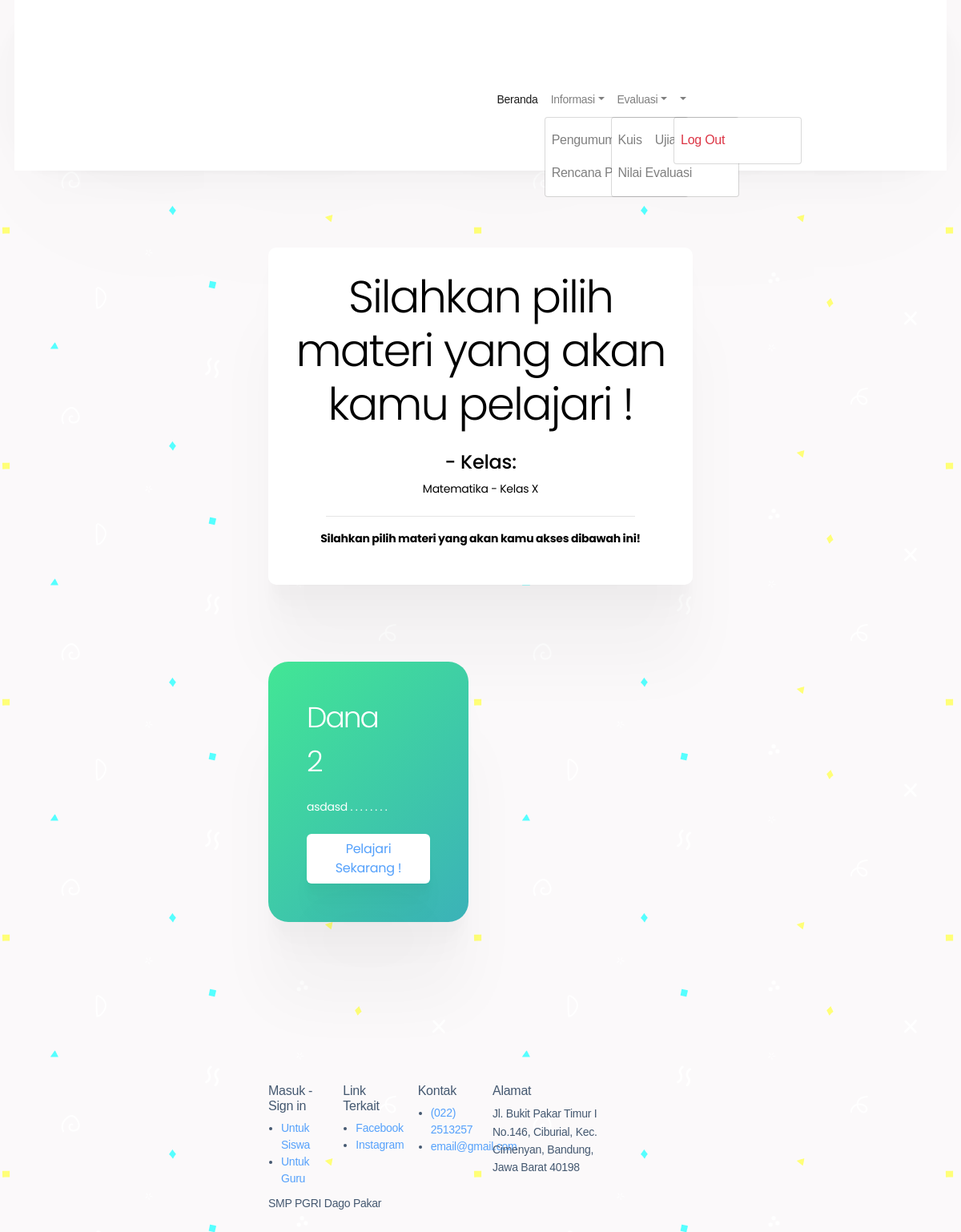
The page /index.php/materi/matematika_vii on the database its author committed.
### tables this page shows
CREATE TABLE `materi` (
  `id_materi` varchar(10) NOT NULL,
  `nama_guru` varchar(100) NOT NULL,
  `nama_materi` varchar(100) NOT NULL,
  `gambar` varchar(128) NOT NULL,
  `video` varchar(128) NOT NULL,
  `deskripsi` text NOT NULL,
  `kelas` varchar(4) NOT NULL,
  `kurikulum` varchar(30) NOT NULL,
  `id_tahunajaran` int(8) NOT NULL
);

### application/controllers/Materi.php (called while the page is built, shortened)
<?php
class Materi extends CI_Controller
{
    public function __construct()
    {
        $this->load->library('form_validation');
    }
    public function matematika_vii()
    {
        $this->load->model('m_materi');
        $data['materi'] = $this->m_materi->matematika_vii()->result();
        $data['user'] = $this->db->get_where('data_siswa', ['email' =>
            $this->session->userdata('email')])->row_array();
        $this->load->view('template/nav_user');
        $this->load->view('materi/matematika-vii', $data);
        $this->load->view('template/footer');
    }
}

### index.php (called while the page is built, shortened)
<?php
require_once BASEPATH.'core/CodeIgniter.php';

### application/models/M_materi.php (called while the page is built, shortened)
<?php
class M_materi extends CI_Model
{
    public function matematika_vii()
    {
        $mapel = 'Matematika';
        $kelas = 'VII';
        $this->db->where('kelas', $kelas);
        $this->db->where('nama_materi', $mapel);
        return $this->db->get('materi');
    }
}

### application/views/materi/matematika-vii.php (the view, shortened to what this page needs)
    <div class="container">
        <div class="bg-white mx-auto p-4 buat-text" data-aos="fade-down" data-aos-duration="1400"
            style="width: 100%; border-radius:10px;">
            <div class="row" style="color: black; font-family: 'poppins';">
                <div class="col-md-12 mt-1 text-center">
                    <h1 class="display-4" data-aos="fade-down" data-aos-duration="1400">Silahkan pilih materi yang akan
                        kamu pelajari !
                    </h1>
                    <h4 data-aos="fade-down" data-aos-duration="1700"><?php
?> - Kelas: <?php
?></h4>
                    <p>Matematika - Kelas X</p>
                    <hr width="80%">
                    <p data-aos="fade-down" class="font-weight-bold" data-aos-duration="1800">Silahkan pilih materi yang
                        akan kamu akses
                        dibawah
                        ini!
                    </p>
                </div>
            </div>
        </div>
    </div>
    <div class="container">
        <div class="row mt-4">
            <?php foreach ($materi as $u) {?>
            <div class="col-md-6 mb-4" data-aos="fade-right" data-aos-duration="1200">
                <div class="card materi w-150 border-0">
                    <div class="card-body p-5">
                        <h1 class="card-title"><?=$u->nama_guru;?></h1>
                        <h1 class="hidden"><?=$u->id_tahunajaran;?></h1>
                        <p class=" card-text">
                            <?=substr($u->deskripsi, 0, 100);?>&nbsp;.&nbsp;.&nbsp;.&nbsp;.&nbsp;.&nbsp;.&nbsp;.&nbsp;.
                        </p>
                        <a href="<?php echo site_url('materi/belajar/' . $u->id_materi); ?>" class="btn btn-white">Pelajari
                            Sekarang !</a>
                    </div>
                </div>
            </div>
            <?php }?>
        </div>
    </div>
    <br>

### assets/css/user_style.css (style rules this page uses)
body { background-color: #ffffff; background-attachment: fixed; }
.card { border-radius: 25px; border: none; box-shadow: 0 1.7px 1.7px rgba(0, 0, 0, 0.011), 0 3.9px 3.9px rgba(0, 0, 0, 0.016), 0 6.7px 6.7px rgba(0, 0, 0, 0.02), 0 10.3px 10.3px rgba(0, 0, 0, 0.023), 0 15.2px 15.2px rgba(0, 0, 0, 0.027), 0 22.3px 22.3px rgba(0, 0, 0, 0.03), 0 33.5px 33.5px rgba(0, 0, 0, 0.034), 0 53.4px 53.4px rgba(0, 0, 0, 0.039), 0 100px 100px rgba(0, 0, 0, 0.05); transition: 0.5s ease; cursor: pointer; }
.buat-text { box-shadow: 0 2.3px 1.9px rgba(0, 0, 0, 0.002), 0 5.4px 4.3px rgba(0, 0, 0, 0.005), 0 9.7px 7.7px rgba(0, 0, 0, 0.007), 0 16.1px 12.8px rgba(0, 0, 0, 0.01), 0 26.5px 21.2px rgba(0, 0, 0, 0.014), 0 46.2px 37px rgba(0, 0, 0, 0.019), 0 100px 80px rgba(0, 0, 0, 0.03); }

### assets/css/materi_style.css (style rules this page uses)
body { background-color: #ffffff; background-attachment: fixed; }
.card { border-radius: 25px; border: none; box-shadow: 0 2.3px 1.9px rgba(0, 0, 0, 0.002), 0 5.4px 4.3px rgba(0, 0, 0, 0.005), 0 9.7px 7.7px rgba(0, 0, 0, 0.007), 0 16.1px 12.8px rgba(0, 0, 0, 0.01), 0 26.5px 21.2px rgba(0, 0, 0, 0.014), 0 46.2px 37px rgba(0, 0, 0, 0.019), 0 100px 80px rgba(0, 0, 0, 0.03); transition: 0.5s ease; cursor: pointer; font-family: 'Poppins', sans-serif; }
.materi { background: linear-gradient(135deg, #42e695 0%, #3bb2b8 100%); color: white !important; width: 100%; }
.btn-white { background-color: white; border-radius: 6px; box-shadow: 0 2.8px 2.2px rgba(0, 0, 0, 0.006), 0 6.7px 5.3px rgba(0, 0, 0, 0.008), 0 12.5px 10px rgba(0, 0, 0, 0.01), 0 22.3px 17.9px rgba(0, 0, 0, 0.012), 0 41.8px 33.4px rgba(0, 0, 0, 0.014), 0 100px 80px rgba(0, 0, 0, 0.02); }
.buat-text { box-shadow: 0 2.3px 1.9px rgba(0, 0, 0, 0.002), 0 5.4px 4.3px rgba(0, 0, 0, 0.005), 0 9.7px 7.7px rgba(0, 0, 0, 0.007), 0 16.1px 12.8px rgba(0, 0, 0, 0.01), 0 26.5px 21.2px rgba(0, 0, 0, 0.014), 0 46.2px 37px rgba(0, 0, 0, 0.019), 0 100px 80px rgba(0, 0, 0, 0.03); }

### rows shown on the page
materi: nama_guru "Dana", id_tahunajaran "2", deskripsi "asdasd"
